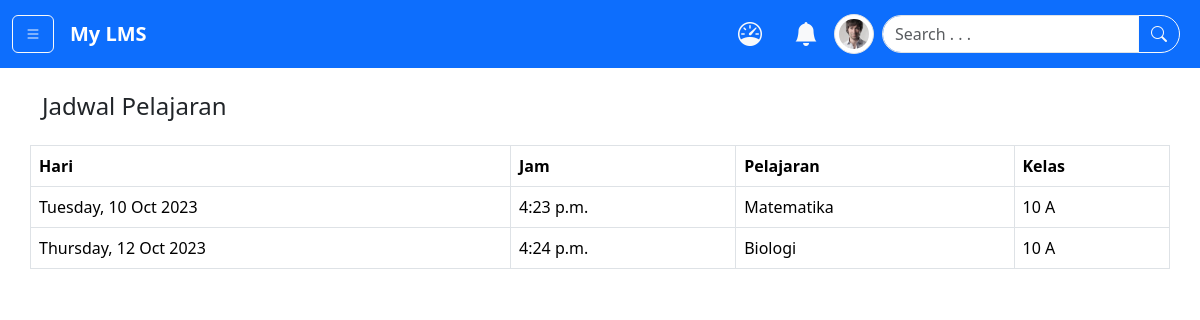
The app's page /jadwal/ (signed in), older data.
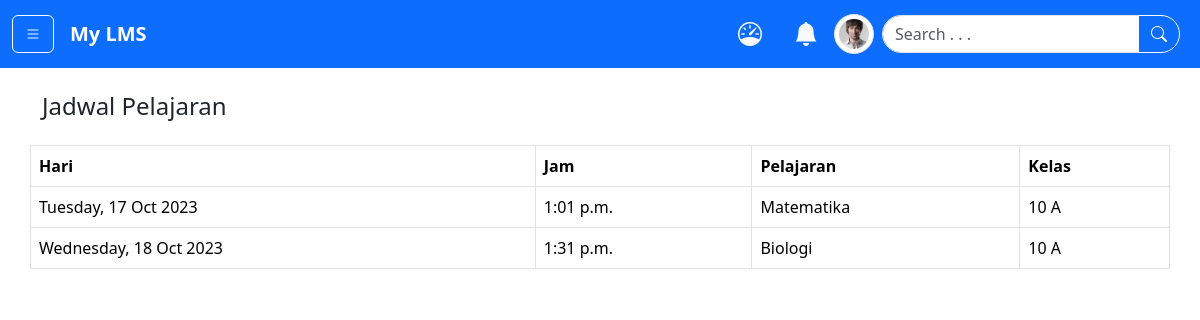
The same page, newer data.
### app/models.py (models this page shows)
class Jadwal(models.Model):
    hari = models.DateField()
    jam = models.TimeField()
    pelajaran = models.ForeignKey(Pelajaran, on_delete=models.CASCADE, default=False)
    kelas = models.ForeignKey(Kelas, on_delete=models.CASCADE)
    materi = models.ForeignKey(Materi, on_delete=models.CASCADE, blank=True, null=True)
    tugas = models.ForeignKey(Tugas, on_delete=models.CASCADE, blank=True, null=True)

class Pelajaran(models.Model):
    judul_pelajaran = models.CharField(max_length=250)
    deskripsi = models.TextField()
    def __str__(self):
        return self.judul_pelajaran

class Kelas(models.Model):
    nama_kelas = models.CharField(max_length=200)
    deskripsi = models.TextField()
    def __str__(self):
        return self.nama_kelas

### app/views.py (the view)
# urls.py: path('jadwal/', views.jadwal, name="jadwal"),
@login_required(login_url= 'login')
def jadwal(request):
    jadwals = Jadwal.objects.all().order_by('hari')
    pelajaran = Pelajaran.objects.values_list('judul_pelajaran', flat=True).distinct()
    kelas = Kelas.objects.values_list('nama_kelas', flat=True).distinct()
    context = {
        'jadwals':jadwals,
        'pelajaran':pelajaran,
        'kelas':kelas,
    }
    return render(request, 'pages/jadwal.html', context)

### templates/pages/jadwal.html (shortened to what this page needs)
{% extends 'base.html' %} {% load static %} {% load humanize %} {% block content %}
  {% if user.is_authenticated %}
    {% if user.profile.is_pengajar %}
      <div class="container my-4">
        <div class="row">
          <h4>Jadwal Pelajaran</h4>
          <div class="d-flex my-3">
            <button class="btn btn-primary" data-bs-toggle="modal" data-bs-target="#postJadwal"><i class="bi bi-plus"></i> Buat Jadwal</button>
          </div>
          <table class="table table-bordered border-1">
            <thead>
              <tr>
                <th>Hari</th>
                <th>Jam</th>
                <th>Pelajaran</th>
                <th>Kelas</th>
                <th>Action</th>
              </tr>
            </thead>
            <tbody>
              {% for jadwal in jadwals %}
                <tr>
                  <td>{{ jadwal.hari|date:'l, j M Y' }}</td>
                  <td>{{ jadwal.jam|time:'f a' }}</td>
                  <td>{{ jadwal.pelajaran }}</td>
                  <td>{{ jadwal.kelas }}</td>
                  <td>
                    <a href="#" class="btn btn-success" data-bs-toggle="modal" data-bs-target="#perbarui{{ jadwal.id }}">Perbarui</a>
                    <a href="{% url 'hapus_jadwal' jadwal.id %}" class="btn btn-danger">Hapus</a>
                  </td>
                </tr>
                <div class="modal fade" id="perbarui{{ jadwal.id }}" tabindex="-1" aria-labelledby="exampleModalLabel" aria-hidden="true">
                  <div class="modal-dialog modal-dialog-centered">
                    <div class="modal-content">
                      <div class="modal-header">
                        <h1 class="modal-title fs-5" id="exampleModalLabel">Memperbarui Jadwal</h1>
                        <button type="button" class="btn-close" data-bs-dismiss="modal" aria-label="Close"></button>
                      </div>
                      <div class="modal-body">
                        <form action="{% url 'perbarui_jadwal' jadwal.id %}" method="post" class="row g-3">
                          {% csrf_token %}
                          <div class="row g-3">
                            <div class="col-md-6">
                              <label for="hari" class="form-label">Hari</label>
                              <input type="date" class="form-control" name="hari" id="hari" />
                            </div>
                            <div class="col-md-6">
                              <label for="jam" class="form-label">Jam</label>
                              <input type="time" class="form-control" name="jam" id="jam" />
                            </div>
                            <div class="col-12">
                              <label for="pelajaran" class="form-label">Pelajaran</label>
                              <select id="pelajaran" class="form-select" name="pelajaran">
                                <option selected>{{ jadwal.pelajaran }}</option>
                                {% for judul_pelajaran in pelajaran %}
                                  <option>{{ judul_pelajaran }}</option>
                                {% endfor %}
                              </select>
                            </div>
                            <div class="col-12">
                              <label for="kelas" class="form-label">Kelas</label>
                              <select id="kelas" class="form-select" name="kelas">
                                <option selected>{{ jadwal.kelas }}</option>
                                {% for nama_kelas in kelas %}
                                  <option>{{ nama_kelas }}</option>
                                {% endfor %}
                              </select>
                            </div>
                          </div>
                          <div class="modal-footer mt-3">
                            <button type="button" class="btn btn-secondary" data-bs-dismiss="modal">Close</button>
                            <button type="submit" class="btn btn-primary">Perbarui Jadwal</button>
                          </div>
                        </form>
                      </div>
                    </div>
                  </div>
                </div>
              {% endfor %}
            </tbody>
          </table>
        </div>
      </div>
      <div class="modal fade" id="postJadwal" tabindex="-1" aria-labelledby="exampleModalLabel" aria-hidden="true">
        <div class="modal-dialog modal-dialog-centered">
          <div class="modal-content">
            <div class="modal-header">
              <h1 class="modal-title fs-5" id="exampleModalLabel">Membuat Jadwal</h1>
              <button type="button" class="btn-close" data-bs-dismiss="modal" aria-label="Close"></button>
            </div>
            <div class="modal-body">
              <form action="{% url 'buat_jadwal' %}" method="post" class="row g-3">
                {% csrf_token %}
                <div class="col-md-6">
                  <label for="hari" class="form-label">Hari</label>
                  <input type="date" class="form-control" name="hari" id="hari" />
                </div>
                <div class="col-md-6">
                  <label for="jam" class="form-label">Jam</label>
                  <input type="time" class="form-control" name="jam" id="jam" />
                </div>
                <div class="col-12">
                  <label for="pelajaran" class="form-label">Pelajaran</label>
                  <select id="pelajaran" class="form-select" name="pelajaran">
                    <option selected>Pilih</option>
                    {% for judul_pelajaran in pelajaran %}
                      <option>{{ judul_pelajaran }}</option>
                    {% endfor %}
                  </select>
                </div>
                <div class="col-12">
                  <label for="kelas" class="form-label">Kelas</label>
                  <select id="kelas" class="form-select" name="kelas">
                    <option selected>Pilih</option>
                    {% for nama_kelas in kelas %}
                      <option>{{ nama_kelas }}</option>
                    {% endfor %}
                  </select>
                </div>
                <div class="modal-footer mt-3">
                  <button type="button" class="btn btn-secondary" data-bs-dismiss="modal">Close</button>
                  <button type="submit" class="btn btn-primary">Buat Jadwal</button>
                </div>
              </form>
            </div>
          </div>
        </div>
      </div>
    {% else %}
      <div class="container my-4">
        <div class="row">
          <h4 class="mb-4">Jadwal Pelajaran</h4>
          <table class="table table-bordered border-1">
            <thead>
              <tr>
                <th>Hari</th>
                <th>Jam</th>
                <th>Pelajaran</th>
                <th>Kelas</th>
              </tr>
            </thead>
            <tbody>
              {% for jadwal in jadwals %}
                <tr>
                  <td>{{ jadwal.hari|date:'l, j M Y' }}</td>
                  <td>{{ jadwal.jam|time:'f a' }}</td>
                  <td>{{ jadwal.pelajaran }}</td>
                  <td>{{ jadwal.kelas }}</td>
                </tr>
              {% endfor %}
            </tbody>
          </table>
        </div>
      </div>
    {% endif %}
  {% endif %}
{% endblock %}

### templates/base.html (shortened to what this page needs)
{% load static %} {% load humanize %}
<!DOCTYPE html>
<html lang="en">
  <head>
    <link
      href="https://cdn.jsdelivr.net/npm/bootstrap@5.3.2/dist/css/bootstrap.min.css"
      rel="stylesheet"
    />
    <link
      rel="stylesheet"
      href="https://cdn.jsdelivr.net/npm/bootstrap-icons@1.11.1/font/bootstrap-icons.css"
    />
  </head>
  <body>
    {% include "includes/navbar.html" %}
    {% block content %}{% endblock content %}
  </body>
</html>

### templates/includes/navbar.html (shortened to what this page needs)
{% load static %}
{% load humanize %}
<nav class="navbar navbar-expand-lg navbar-dark bg-primary sticky-top">
  <div class="container-fluid">
    <a
      class="btn btn-outline-light me-3"
      data-bs-toggle="offcanvas"
      href="#offcanvasExample"
      role="button"
      aria-controls="offcanvasExample"
    >
      <i class="bi bi-list"></i>
    </a>
    <a class="navbar-brand fw-semibold" href="{% url "index" %}">My LMS</a>
    <div class="collapse navbar-collapse" id="navbarSupportedContent">
      <ul class="navbar-nav ms-auto mb-2 mb-lg-0">
        <li class="nav-item mx-2">
          <a class="nav-link active" aria-current="page" href="#"
            ><i class="bi bi-speedometer fs-4 text-light"></i
          ></a>
        </li>
        <li class="nav-item mx-2">
          <a class="nav-link" href="#"
            ><i class="bi bi-bell-fill fs-4 text-light"></i
          ></a>
        </li>
      </ul>
      <div class="d-flex">
        {% if user.is_authenticated %}
        <div class="dropdown">
          <a href="#" class="text-decoration-none" data-bs-toggle="dropdown"
          ><img
            src="{% static 'images/admin.jpg' %}"
            alt=""
            class="img-thumbnail rounded-circle"
            style="width: 2.5rem"
        /></a>
        </div>
        {% else %}
        <a href="{% url "login" %}" class="btn btn-outline-light">Login</a>
        {% endif %}
      </div>
      <form action="" class="mx-2">
        <div class="input-group">
          <input
            type="text"
            class="form-control rounded-start-pill"
            placeholder="Search . . ."
            aria-label="Recipient's username"
            aria-describedby="button-addon2"
          />
          <button
            class="btn btn-outline-light rounded-end-pill bi bi-search"
            type="button"
            id="button-addon2"
          ></button>
        </div>
      </form>
    </div>
  </div>
</nav>

### templates/includes/footer.html (shortened to what this page needs)
{% load static %}
{% load humanize %}

Row changes from the older to the newer data that the page shows:
removed Jadwal: hari "Tuesday, 10 Oct 2023", jam "4:23 p.m.", pelajaran "Matematika", kelas "10 A"
removed Jadwal: hari "Thursday, 12 Oct 2023", jam "4:24 p.m.", pelajaran "Biologi", kelas "10 A"
added Jadwal: hari "Tuesday, 17 Oct 2023", jam "1:01 p.m.", pelajaran "Matematika", kelas "10 A"
added Jadwal: hari "Wednesday, 18 Oct 2023", jam "1:31 p.m.", pelajaran "Biologi", kelas "10 A"
